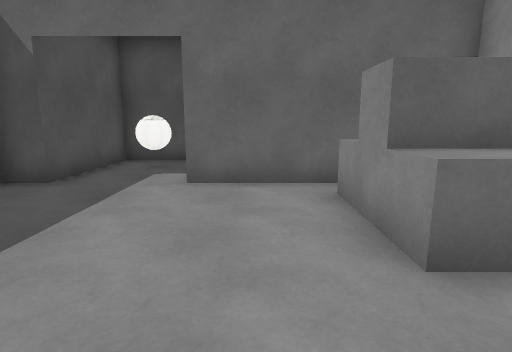
View 1 (above)

23 first-person views from a walk through a scene from a Unity 3-D project. The camera is 1.3 m above the floor, tilts 10° down and sees 80° across. The floor is counted in squares, 1 m on a side. Each view is taken from the middle of a square. On the plan, view 1 faces up. The plan holds only what a view shows up to about 14 squares ahead; the rest is blank. The player is left out. Surface patterns are stand-ins for the level's own textures.

View 2
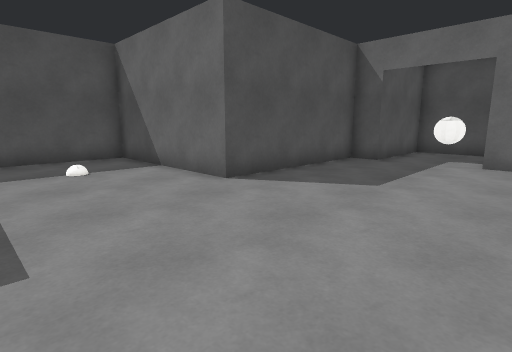

View 3
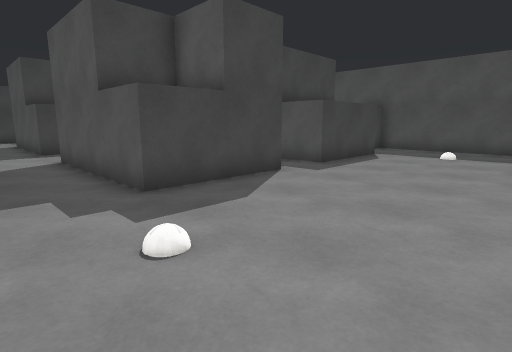

View 4
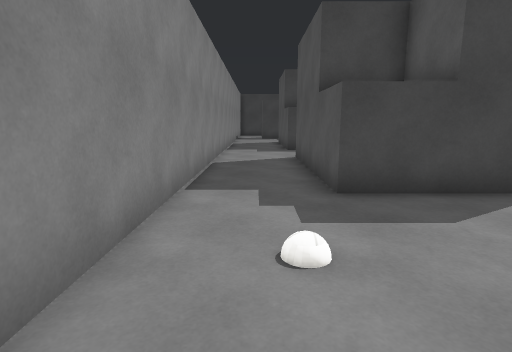

View 5
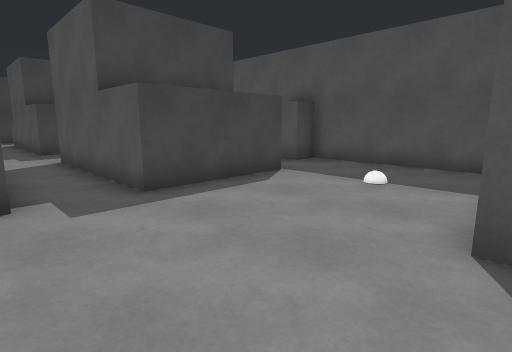

View 6
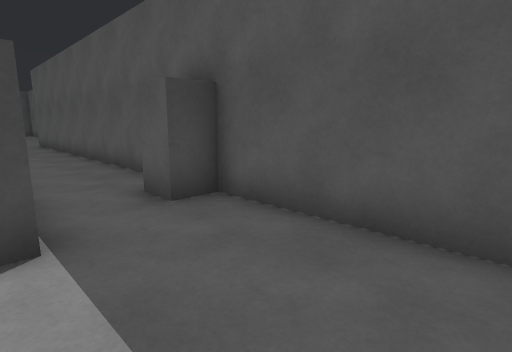

View 7
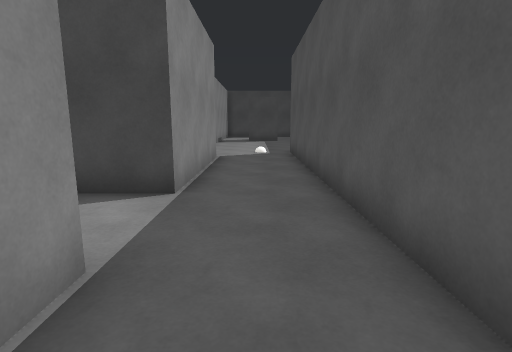

View 8
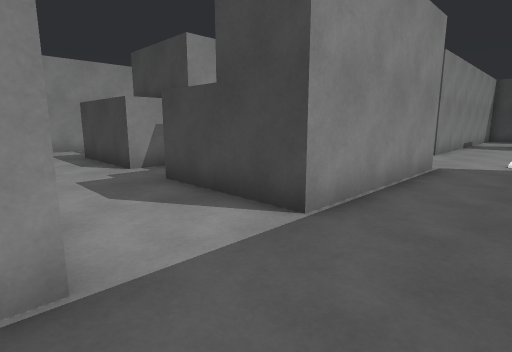

View 9
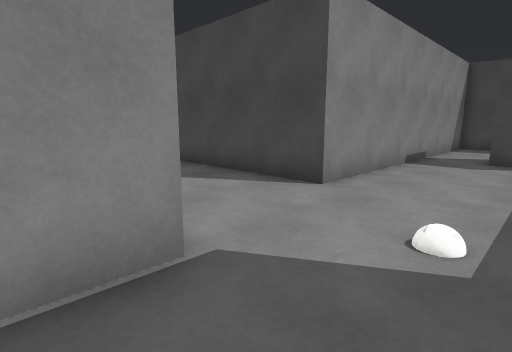

View 10
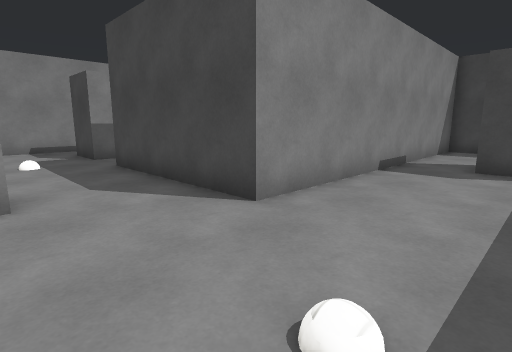

View 11
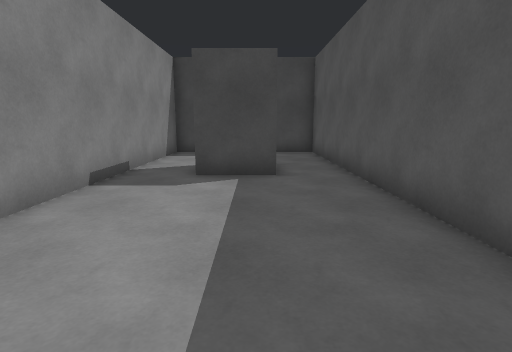

View 12
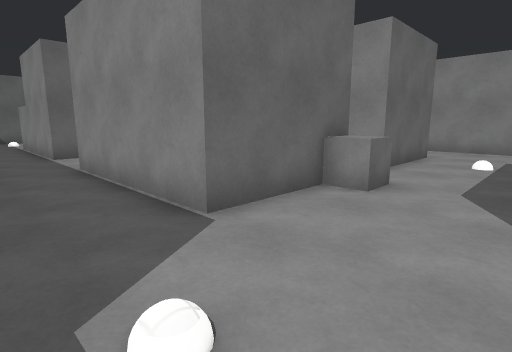

View 13
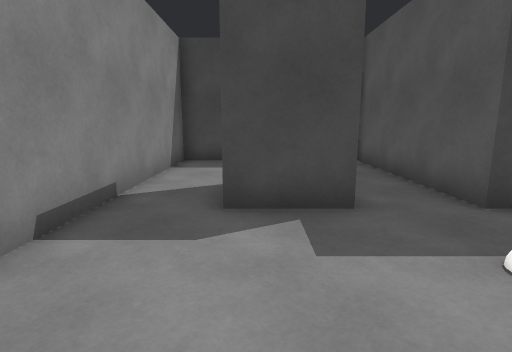

View 14
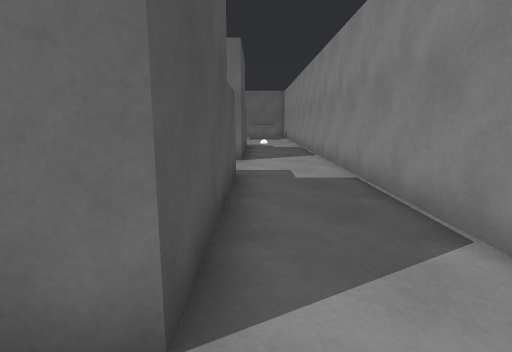

View 15
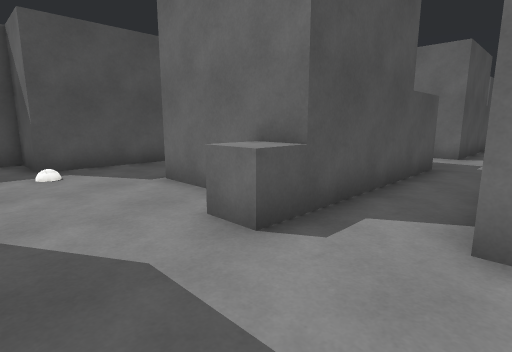

View 16
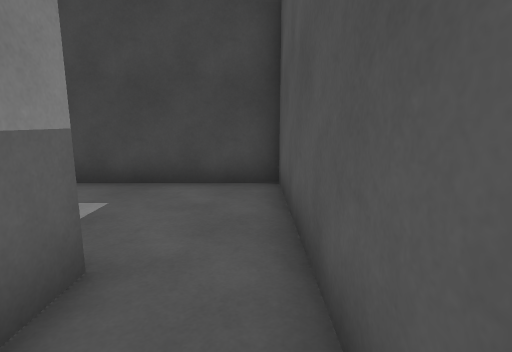

View 17
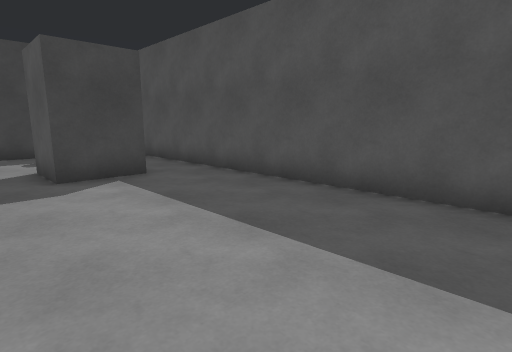

View 18
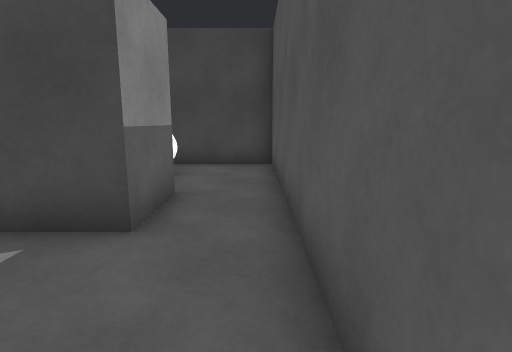

View 19
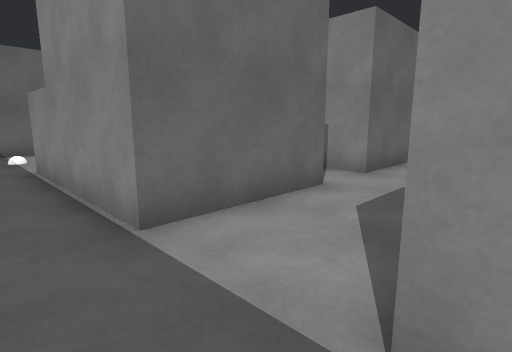

View 20
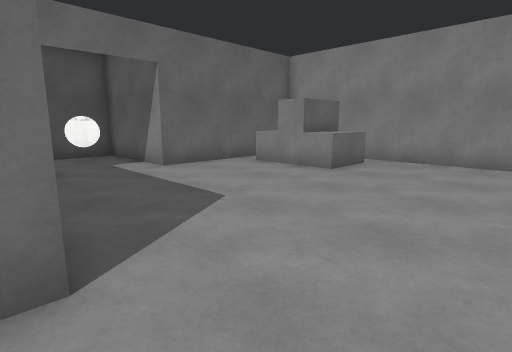

View 21
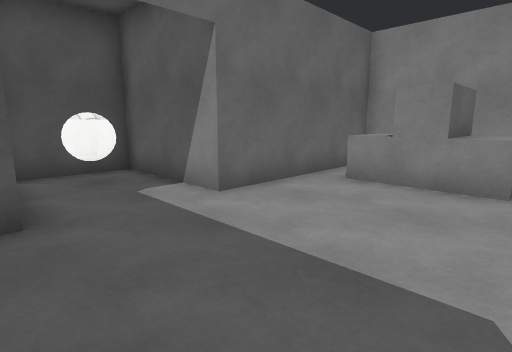

View 22
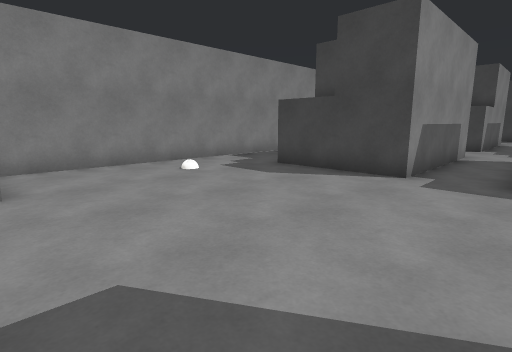

View 23
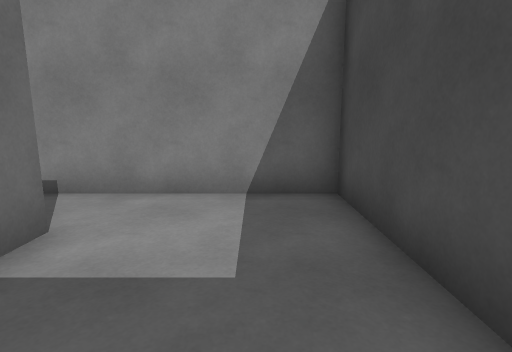

### Floor plan
Ten units are one square. View 1 is at (0, 0); x grows to the right and y downward. Boxes are objects, and circles mark ways between rooms. Rooms are numbered by the first view taken in them; rooms with no view inside come last. Other rooms are left out.
<svg viewBox="-140 -110 190 470">
<path fill="none" stroke="#000" d="M-45 105 -85 105 -85 45 -45 45 -45 105M-25 105 -25 45 15 45 15 105 -25 105M-25 146 -25 135 15 135 15 195 -25 195 -25 184M-115 86 -115 215 -135 215 -135 315M-44 195 -85 195 -85 135 -45 135 -45 205M5 235 25 235M15 -25 15 -55M45 235 45 -41M36 -35 15 -35M45 -56 45 -65 -15 -65 -15 -105 -45 -105 -45 -65 -55 -65 -55 -5 -115 -5 -115 55 -105 55 -105 65M-75 315 -75 235 -15 235M-115 315 -115 295 -95 295 -95 315M-45 205 -55 205 -55 195M35 -25 15 -25M5 255 5 235M25 255 19 255M-15 235 -15 295 45 295 45 235M-135 315 -135 355 -75 355 -75 315"/>
<rect x="-35" y="-95" width="10" height="10" fill="#bbb"><title>ball</title></rect>
<rect x="-115" y="335" width="10" height="10" fill="#bbb"><title>other object</title></rect>
<circle cx="-5" cy="245" r="3" fill="#2a7"/>
<circle cx="35" cy="245" r="3" fill="#2a7"/>
<circle cx="-125" cy="305" r="3" fill="#2a7"/>
<circle cx="-85" cy="305" r="3" fill="#2a7"/>
<text x="-40" y="110">1</text>
<text x="10" y="270">2</text>
<text x="-110" y="330">3</text>
</svg>
Room 1 opens to room 2. Room 1 opens to room 3.

Where each view was taken, in squares from view 1:
view 1: 0 up, 0 right, facing up
view 2: 4 down, 0 right, facing up-left
view 3: 1 up, 4 right, facing down-left
view 4: 1 up, 3 right, facing down
view 5: 1 up, 2 left, facing down-left
view 6: 1 down, 8 left, facing down-left
view 7: 8 down, 10 left, facing down
view 8: 10 down, 11 left, facing down-right
view 9: 18 down, 11 left, facing down-right
view 10: 20 down, 11 left, facing down-right
view 11: 22 down, 11 left, facing down
view 12: 23 down, 11 left, facing up-right
view 13: 19 down, 2 right, facing down
view 14: 21 down, 2 right, facing up
view 15: 23 down, 2 left, facing up-left
view 16: 23 down, 1 left, facing down
view 17: 22 down, 8 left, facing down-left
view 18: 26 down, 13 left, facing down
view 19: 14 down, 10 left, facing up-right
view 20: 2 down, 6 left, facing up-right
view 21: 2 up, 5 left, facing up-right
view 22: 3 up, 5 left, facing down-right
view 23: 28 down, 1 left, facing right
